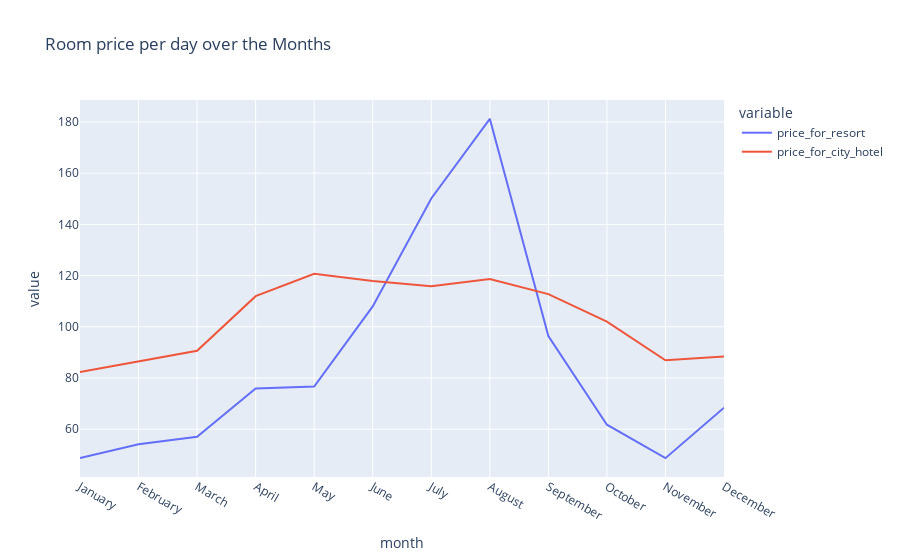

Notebook code cell kept with this figure:
### Code cell
px.line(Avg_price_per_day, x = 'month',
        y = ['price_for_resort','price_for_city_hotel'],
        title = 'Room price per day over the Months')

### Figure 1 — Plotly figure (JSON) as saved in the notebook; plotly's stock layout.template omitted (floating-point values rounded to 4 significant figures)
{"data": [{"hovertemplate": "variable=price_for_resort<br>month=%{x}<br>value=%{y}<extra></extra>", "legendgroup": "price_for_resort", "line": {"color": "#636efa", "dash": "solid"}, "marker": {"symbol": "circle"}, "mode": "lines", "name": "price_for_resort", "orientation": "v", "showlegend": true, "type": "scatter", "x": ["January", "February", "March", "April", "May", "June", "July", "August", "September", "October", "November", "December"], "xaxis": "x", "y": [48.76, 54.15, 57.06, 75.87, 76.66, 108.0, 150.1, 181.2, 96.42, 61.78, 48.71, 68.41], "yaxis": "y"}, {"hovertemplate": "variable=price_for_city_hotel<br>month=%{x}<br>value=%{y}<extra></extra>", "legendgroup": "price_for_city_hotel", "line": {"color": "#EF553B", "dash": "solid"}, "marker": {"symbol": "circle"}, "mode": "lines", "name": "price_for_city_hotel", "orientation": "v", "showlegend": true, "type": "scatter", "x": ["January", "February", "March", "April", "May", "June", "July", "August", "September", "October", "November", "December"], "xaxis": "x", "y": [82.33, 86.52, 90.66, 112.0, 120.7, 117.9, 115.8, 118.7, 112.8, 102.0, 86.95, 88.4], "yaxis": "y"}], "layout": {"legend": {"title": {"text": "variable"}, "tracegroupgap": 0}, "title": {"text": "Room price per day over the Months"}, "xaxis": {"anchor": "y", "domain": [0, 1], "title": {"text": "month"}}, "yaxis": {"anchor": "x", "domain": [0, 1], "title": {"text": "value"}}}}
